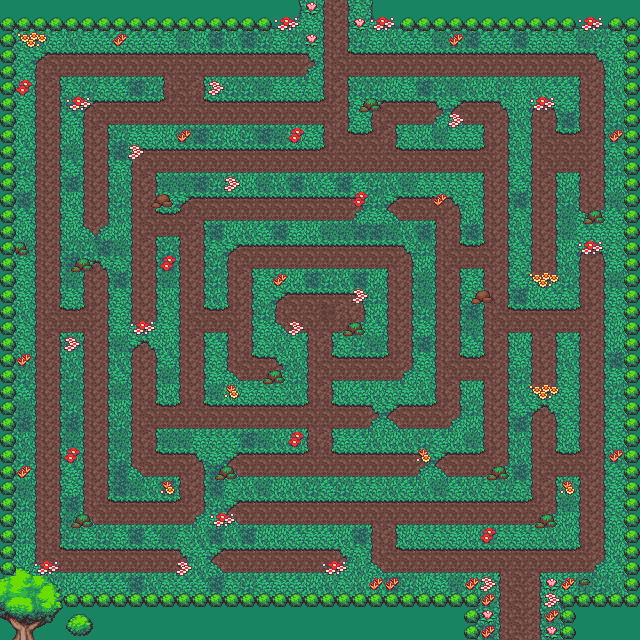

A level layout from a 2D game, rendered from its tile map. Below: a short description, then the map file with tile-grid data replaced by summaries:
An orthogonal 40x40 tile map with 16x16 px tiles, 3 tile layers (BG, FG, Terrain), 4 tilesets and 325 objects (323x bush, player).

<map version="1.10" tiledversion="git" orientation="orthogonal" renderorder="right-down" width="40" height="40" tilewidth="16" tileheight="16" infinite="0" nextlayerid="15" nextobjectid="381">
 <tileset firstgid="1" source="../tsx_files/tf_jungle_tileset.tsx" />
 <tileset firstgid="463" source="../tsx_files/deer_1.tsx" />
 <tileset firstgid="463" name="DesertTilemapBlankBackground" tilewidth="16" tileheight="16" tilecount="210" columns="14">
  <image source="../../graphics/forest_maze/DesertTilemapBlankBackground.png" width="224" height="240" />
 </tileset>
 <tileset firstgid="673" source="../player/maze_player.tsx" />
 <layer id="1" name="BG" width="40" height="40" locked="1">
  <data>[1600 cells, 1600 non-empty, 37 distinct tile ids]</data>
 </layer>
 <layer id="5" name="FG" width="40" height="40">
  <data>[1600 cells, 248 non-empty, 36 distinct tile ids]</data>
 </layer>
 <objectgroup id="3" name="Objects">
  <object id="1" name="bush" gid="156" x="300.425" y="62.0611" width="16" height="16" />
  <object id="2" name="bush" gid="156" x="307.356" y="76.616" width="16" height="16" />
  <object id="3" name="bush" gid="156" x="341.318" y="306.029" width="16" height="16" />
  <object id="4" name="bush" gid="156" x="346.862" y="305.336" width="16" height="16" />
  <object id="5" name="bush" gid="156" x="353.793" y="312.267" width="16" height="16" />
  <object id="6" name="bush" gid="156" x="272.009" y="297.712" width="16" height="16" />
  <object id="7" name="bush" gid="156" x="267.85" y="303.95" width="16" height="16" />
  <object id="8" name="bush" gid="156" x="268.543" y="311.574" width="16" height="16" />
  <object id="9" name="bush" gid="156" x="276.167" y="307.415" width="16" height="16" />
  <object id="10" name="bush" gid="156" x="276.167" y="302.564" width="16" height="16" />
  <object id="11" name="bush" gid="156" x="282.405" y="301.177" width="16" height="16" />
  <object id="12" name="bush" gid="156" x="43.9818" y="65.5265" width="16" height="16" />
  <object id="13" name="bush" gid="156" x="33.5854" y="65.5265" width="16" height="16" />
  <object id="14" name="bush" gid="156" x="30.8131" y="74.5367" width="16" height="16" />
  <object id="15" name="bush" gid="156" x="23.8822" y="315.732" width="16" height="16" />
  <object id="16" name="bush" gid="156" x="22.496" y="325.436" width="16" height="16" />
  <object id="17" name="bush" gid="156" x="18.3374" y="327.515" width="16" height="16" />
  <object id="18" name="bush" gid="156" x="25.2684" y="339.297" width="16" height="16" />
  <object id="19" name="bush" gid="156" x="579.048" y="65.5265" width="16" height="16" />
  <object id="20" name="bush" gid="156" x="579.048" y="70.3782" width="16" height="16" />
  <object id="21" name="bush" gid="156" x="586.672" y="70.3782" width="16" height="16" />
  <object id="22" name="bush" gid="156" x="594.296" y="64.8334" width="16" height="16" />
  <object id="23" name="bush" gid="156" x="525.68" y="388.507" width="16" height="16" />
  <object id="24" name="bush" gid="156" x="534.69" y="398.21" width="16" height="16" />
  <object id="25" name="bush" gid="156" x="541.621" y="391.279" width="16" height="16" />
  <object id="26" name="bush" gid="156" x="439.737" y="472.371" width="16" height="16" />
  <object id="28" name="bush" gid="156" x="430.033" y="472.371" width="16" height="16" />
  <object id="29" name="bush" gid="156" x="434.885" y="462.668" width="16" height="16" />
  <object id="30" name="bush" gid="156" x="183.293" y="518.808" width="16" height="16" />
  <object id="31" name="bush" gid="156" x="183.293" y="522.273" width="16" height="16" />
  <object id="32" name="bush" gid="156" x="193.689" y="518.808" width="16" height="16" />
  <object id="33" name="bush" gid="156" x="192.996" y="510.491" width="16" height="16" />
  <object id="34" name="bush" gid="156" x="133.391" y="219.393" width="16" height="16" />
  <object id="35" name="bush" gid="156" x="129.232" y="223.551" width="16" height="16" />
  <object id="36" name="bush" gid="156" x="126.46" y="230.482" width="16" height="16" />
  <object id="37" name="bush" gid="156" x="125.767" y="239.492" width="16" height="16" />
  <object id="38" name="bush" gid="156" x="125.767" y="221.472" width="16" height="16" />
  <object id="39" name="bush" gid="156" x="529.145" y="583.958" width="16" height="16" />
  <object id="40" name="bush" gid="156" x="526.373" y="590.889" width="16" height="16" />
  <object id="41" name="bush" gid="156" x="527.066" y="597.127" width="16" height="16" />
  <object id="42" name="bush" gid="156" x="535.383" y="600.593" width="16" height="16" />
  <object id="43" name="bush" gid="156" x="363.497" y="564.552" width="16" height="16" />
  <object id="44" name="bush" gid="156" x="373.2" y="572.176" width="16" height="16" />
  <object id="45" name="bush" gid="156" x="375.279" y="574.948" width="16" height="16" />
  <object id="46" name="bush" gid="156" x="206.858" y="570.097" width="16" height="16" />
  <object id="47" name="bush" gid="156" x="213.789" y="577.028" width="16" height="16" />
  <object id="48" name="bush" gid="156" x="218.641" y="583.265" width="16" height="16" />
  <object id="49" name="bush" gid="156" x="26.6545" y="566.631" width="16" height="16" />
  <object id="50" name="bush" gid="156" x="35.6647" y="574.255" width="16" height="16" />
  <object id="51" name="bush" gid="156" x="43.9818" y="574.948" width="16" height="16" />
  <object id="52" name="bush" gid="156" x="84.1811" y="274.147" width="16" height="16" />
  <object id="53" name="bush" gid="156" x="91.112" y="269.295" width="16" height="16" />
  <object id="54" name="bush" gid="156" x="93.8843" y="274.147" width="16" height="16" />
  <object id="55" name="bush" gid="160" x="531.225" y="280.385" width="16" height="16" />
  <object id="56" name="bush" gid="160" x="540.928" y="281.771" width="16" height="16" />
  <object id="57" name="bush" gid="160" x="585.286" y="213.155" width="16" height="16" />
  <object id="58" name="bush" gid="160" x="311.515" y="12.1585" width="16" height="16" />
  <object id="59" name="bush" gid="160" x="319.139" y="17.0102" width="16" height="16" />
  <object id="60" name="bush" gid="160" x="352.407" y="211.769" width="16" height="16" />
  <object id="61" name="bush" gid="160" x="349.635" y="218.006" width="16" height="16" />
  <object id="62" name="bush" gid="160" x="447.361" y="116.815" width="16" height="16" />
  <object id="63" name="bush" gid="160" x="457.757" y="125.132" width="16" height="16" />
  <object id="64" name="bush" gid="160" x="152.797" y="82.1607" width="16" height="16" />
  <object id="65" name="bush" gid="160" x="146.559" y="87.0123" width="16" height="16" />
  <object id="66" name="bush" gid="160" x="152.104" y="87.7054" width="16" height="16" />
  <object id="67" name="bush" gid="160" x="82.7949" y="518.808" width="16" height="16" />
  <object id="68" name="bush" gid="160" x="139.628" y="351.773" width="16" height="16" />
  <object id="69" name="bush" gid="160" x="145.173" y="350.387" width="16" height="16" />
  <object id="70" name="bush" gid="160" x="224.878" y="259.592" width="16" height="16" />
  <object id="71" name="bush" gid="160" x="231.809" y="251.275" width="16" height="16" />
  <object id="72" name="bush" gid="72" x="579.741" y="264.444" width="16" height="16" />
  <object id="73" name="bush" gid="72" x="588.751" y="258.899" width="16" height="16" />
  <object id="74" name="bush" gid="72" x="224.878" y="465.44" width="16" height="16" />
  <object id="75" name="bush" gid="72" x="227.651" y="476.529" width="16" height="16" />
  <object id="76" name="bush" gid="72" x="444.588" y="463.361" width="16" height="16" />
  </objectgroup>
 <objectgroup id="13" name="Items" locked="1" />
 <layer id="14" name="Terrain" width="40" height="40">
  <data>[1600 cells, 734 non-empty, 2 distinct tile ids]</data>
 </layer>
</map>
<!-- 250 of 325 objects omitted -->
